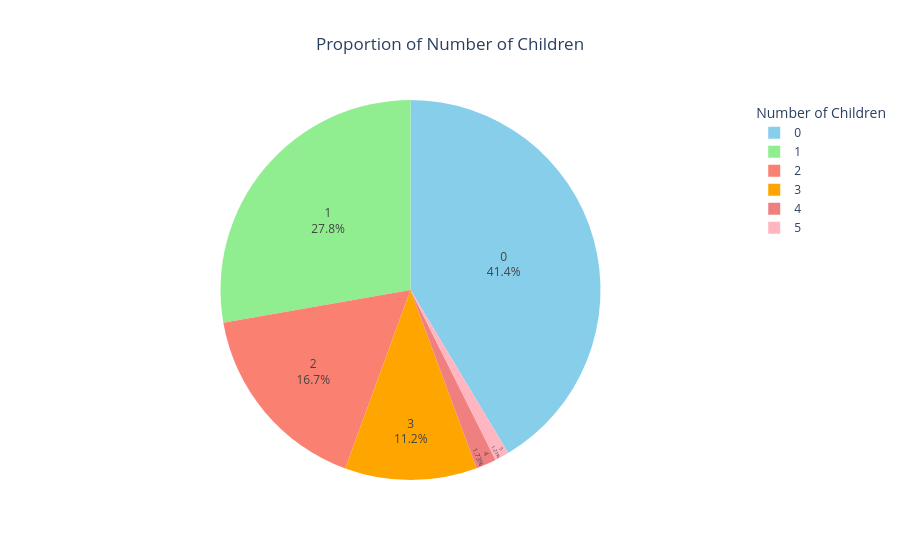

Notebook code cell kept with this figure:
### Code cell
# Count the occurrences of each unique value in 'children'
children_counts = df['children'].value_counts().reset_index()
children_counts.columns = ['children', 'count']

# Create a pie chart using Plotly
fig = px.pie(
    children_counts, 
    values='count', 
    names='children', 
    title='Proportion of Number of Children',
    color_discrete_sequence=['skyblue', 'lightgreen', 'salmon', 'orange', 'lightcoral', 'lightpink']  # Custom colors
)

# Update layout for better appearance
fig.update_traces(textposition='inside', textinfo='percent+label')  # Show percentage and label inside slices
fig.update_layout(
    showlegend=True,  # Show legend
    legend_title_text='Number of Children',  # Legend title
    title_x=0.5  # Center the title
)

# Show the plot
fig.show()

### Figure 1 — Plotly figure (JSON) as saved in the notebook; plotly's stock layout.template omitted (floating-point values rounded to 4 significant figures)
{"data": [{"domain": {"x": [0, 1], "y": [0, 1]}, "hovertemplate": "children=%{label}<br>count=%{value}<extra></extra>", "labels": [0, 1, 2, 3, 4, 5], "legendgroup": "", "name": "", "showlegend": true, "textinfo": "percent+label", "textposition": "inside", "type": "pie", "values": [549, 368, 221, 149, 23, 16]}], "layout": {"legend": {"title": {"text": "Number of Children"}, "tracegroupgap": 0}, "piecolorway": ["skyblue", "lightgreen", "salmon", "orange", "lightcoral", "lightpink"], "showlegend": true, "title": {"text": "Proportion of Number of Children", "x": 0.5}}}
